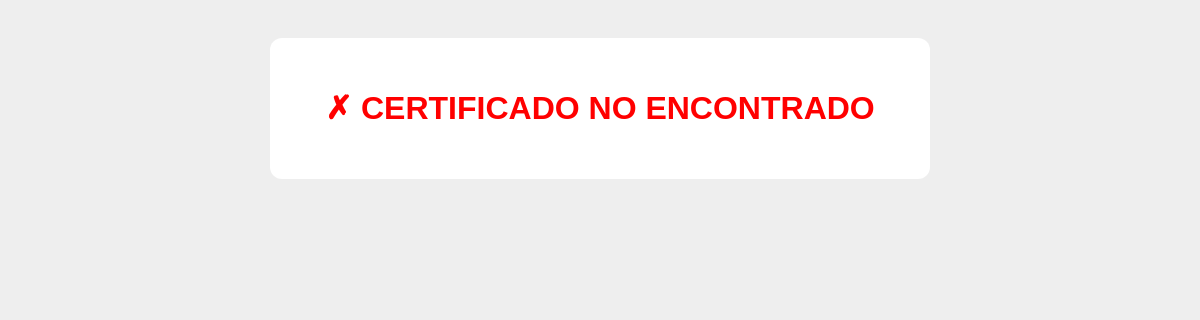
The page /verificar.php?codigo=PGE-2026-5F0DF7FB on the database as committed earlier.
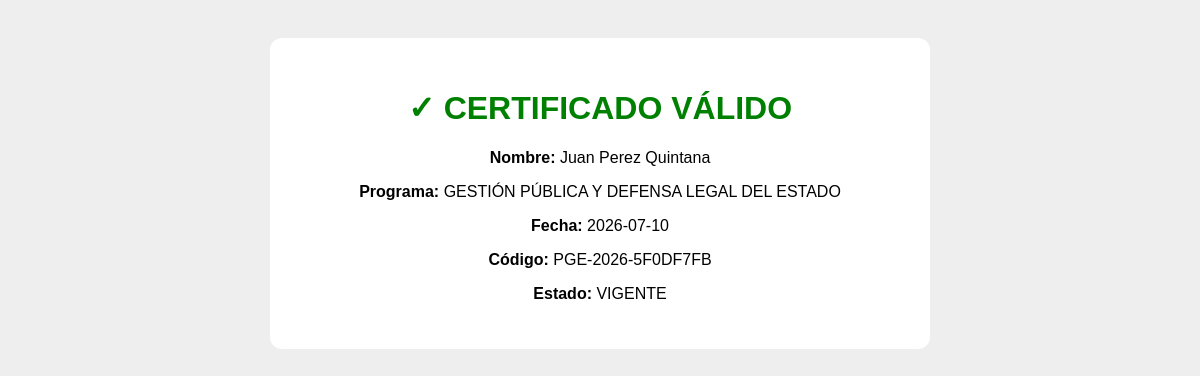
The same page on the database as committed later.
### tables this page shows
CREATE TABLE `certificados` (
  `id` int(11) NOT NULL AUTO_INCREMENT,
  `nombre` varchar(100) NOT NULL,
  `apellido` varchar(100) NOT NULL,
  `ci` varchar(30) DEFAULT NULL,
  `correo` varchar(180) DEFAULT NULL,
  `programa` varchar(255) NOT NULL DEFAULT 'GESTIÃ"N PÃsBLICA Y DEFENSA LEGAL DEL ESTADO',
  `fecha_emision` date NOT NULL,
  `codigo` varchar(50) NOT NULL,
  `archivo` varchar(255) DEFAULT NULL,
  `correo_enviado` tinyint(1) NOT NULL DEFAULT 0,
  `fecha_envio` datetime DEFAULT NULL,
  `estado` enum('VIGENTE','ANULADO') NOT NULL DEFAULT 'VIGENTE',
  `creado_en` timestamp NOT NULL DEFAULT current_timestamp(),
  PRIMARY KEY (`id`),
  UNIQUE KEY `codigo` (`codigo`)
);

### verificar.php (the view, shortened to what this page needs)
<?php require "config.php";$codigo=trim($_GET["codigo"]??"");$s=$conexion->prepare("SELECT * FROM certificados WHERE codigo=? LIMIT 1");$s->bind_param("s",$codigo);$s->execute();$c=$s->get_result()->fetch_assoc();?><!doctype html><html lang="es"><head></head><body><div class="box"><?php if($c):?><h1 class="ok">✓ CERTIFICADO VÁLIDO</h1><p><b>Nombre:</b> <?=htmlspecialchars($c["nombre"]." ".$c["apellido"])?></p><p><b>Programa:</b> <?=htmlspecialchars($c["programa"])?></p><p><b>Fecha:</b> <?=$c["fecha_emision"]?></p><p><b>Código:</b> <?=htmlspecialchars($c["codigo"])?></p><p><b>Estado:</b> <?=$c["estado"]?></p><?php else:?><h1 class="no">✗ CERTIFICADO NO ENCONTRADO</h1><?php endif;?></div></body></html>

Rows that differ between the two databases and show on the page:
added certificados: nombre+apellido "Juan Perez Quintana", programa "GESTIÓN PÚBLICA Y DEFENSA LEGAL DEL ESTADO", fecha_emision "2026-07-10", codigo "PGE-2026-5F0DF7FB", estado "VIGENTE"
Other text that changed with them:
text no longer shown: "✗ CERTIFICADO NO ENCONTRADO"
text now shown: "✓ CERTIFICADO VÁLIDO Nombre: Programa: Fecha: Código: Estado:"
